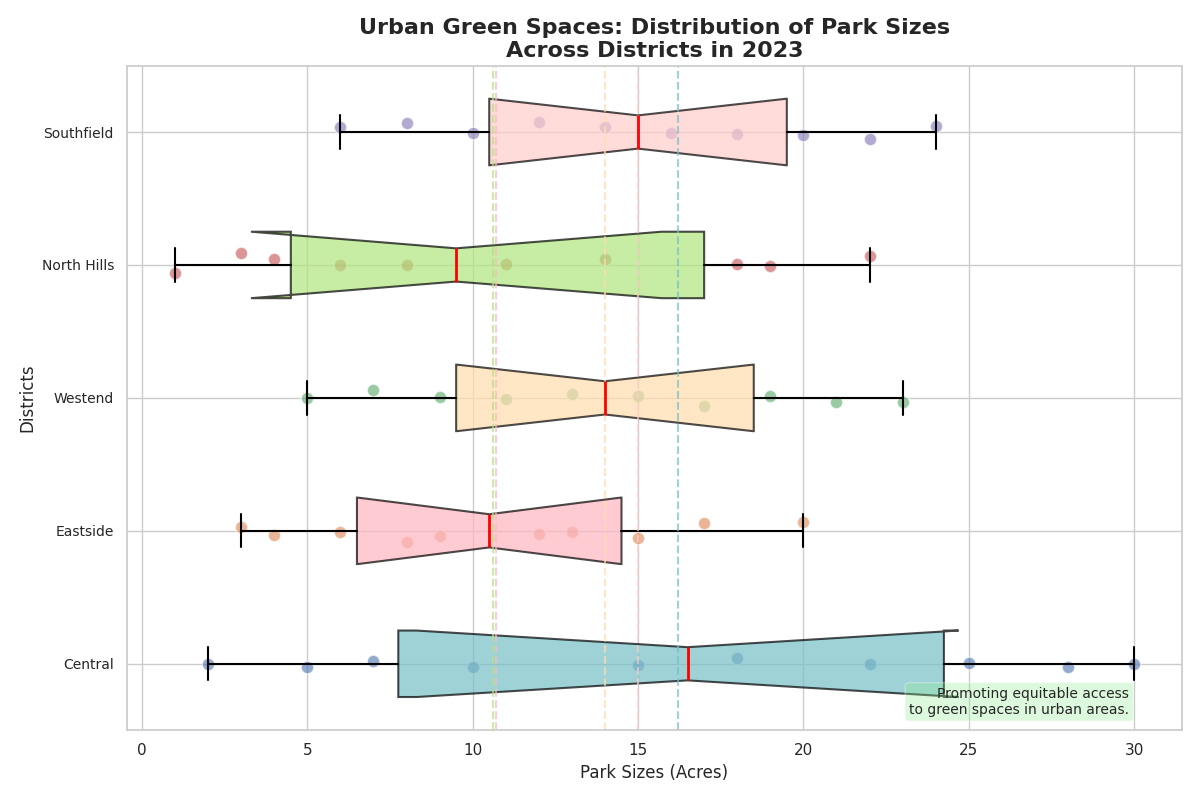

This figure's Python source:
import matplotlib.pyplot as plt
import numpy as np

districts = ['Central', 'Eastside', 'Westend', 'North Hills', 'Southfield']
central_parks = [2, 5, 7, 10, 15, 18, 22, 25, 28, 30]
eastside_parks = [3, 4, 6, 8, 9, 12, 13, 15, 17, 20]
westend_parks = [5, 7, 9, 11, 13, 15, 17, 19, 21, 23]
north_hills_parks = [1, 3, 4, 6, 8, 11, 14, 18, 19, 22]
southfield_parks = [6, 8, 10, 12, 14, 16, 18, 20, 22, 24]
park_sizes = [central_parks, eastside_parks, westend_parks, north_hills_parks, southfield_parks]

fig, ax = plt.subplots(figsize=(12, 8))

boxes = ax.boxplot(park_sizes, patch_artist=True, notch=True, vert=False,
                   boxprops=dict(color='black', linewidth=1.5),
                   medianprops=dict(color='red', linewidth=2),
                   whiskerprops=dict(color='black', linewidth=1.5),
                   capprops=dict(color='black', linewidth=1.5),
                   flierprops=dict(marker='o', color='black', alpha=0.5, markersize=8))

colors = ['#77BFC7', '#FFB6C1', '#FFDEAD', '#B0E57C', '#FFCCCB']
for patch, color in zip(boxes['boxes'], colors):
    patch.set_facecolor(color)
    patch.set_alpha(0.7)

for i, data in enumerate(park_sizes, start=1):
    x = np.array(data)
    y = np.random.normal(i, 0.04, size=len(x))
    ax.scatter(x, y, alpha=0.6, edgecolor='w', s=80)

ax.set_title('Urban Green Spaces: Distribution of Park Sizes\nAcross Districts in 2023', fontsize=16, fontweight='bold')
ax.set_xlabel('Park Sizes (Acres)', fontsize=12)
ax.set_ylabel('Districts', fontsize=12)
ax.set_yticks(np.arange(1, len(districts) + 1))
ax.set_yticklabels(districts, fontsize=10)

mean_sizes = [np.mean(d) for d in park_sizes]
for i, mean in enumerate(mean_sizes, start=1):
    ax.axvline(mean, ls='--', color=colors[i-1], alpha=0.7, linewidth=1.5)

ax.text(0.95, 0.02, "Promoting equitable access\nto green spaces in urban areas.",
        transform=ax.transAxes, fontsize=10, verticalalignment='bottom', horizontalalignment='right',
        bbox=dict(boxstyle='round', facecolor='lightgreen', alpha=0.3))

plt.tight_layout()
plt.show()
